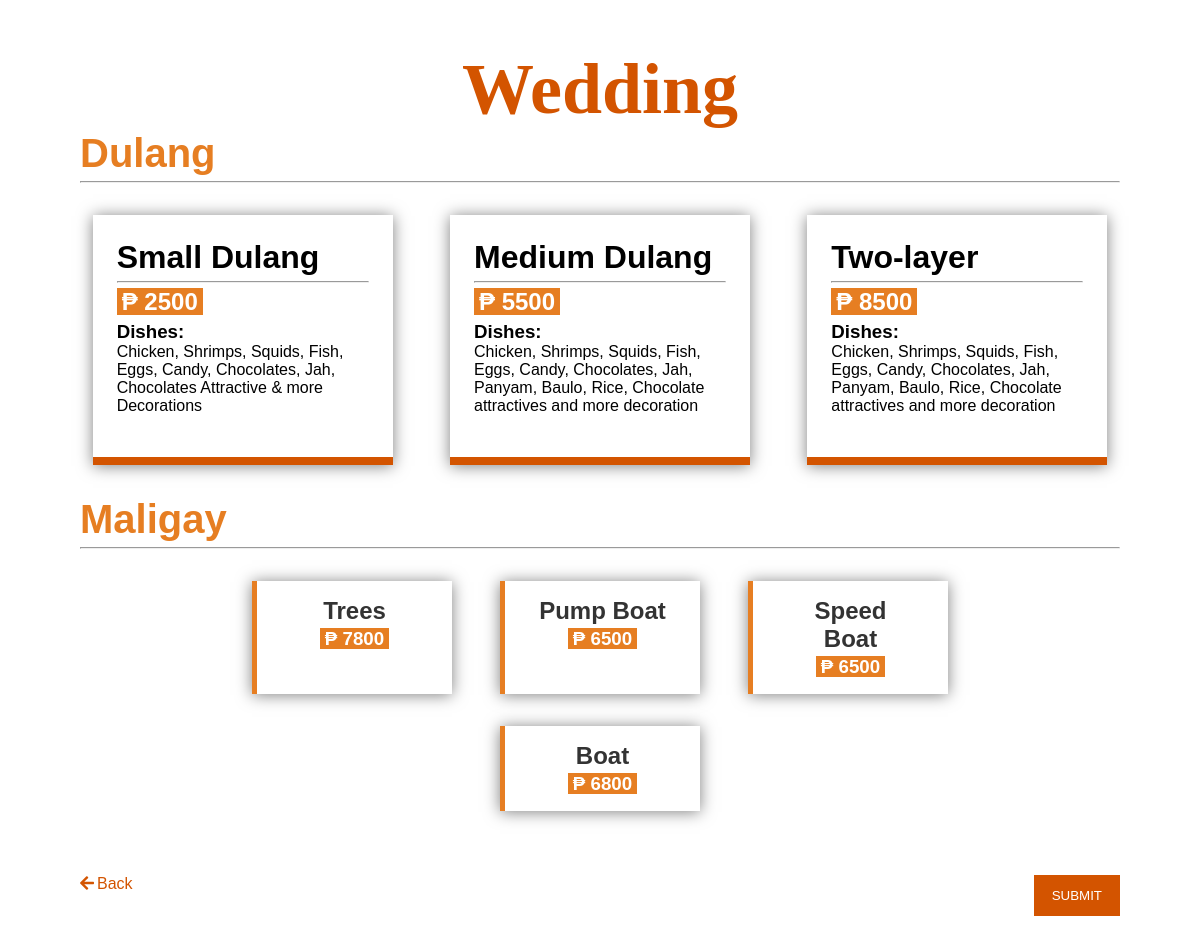
The page /dist/wedding.php on the database its author committed.
### tables this page shows
CREATE TABLE `wedding` (
  `wed_id` int(11) NOT NULL AUTO_INCREMENT,
  `price` double DEFAULT NULL,
  `menu` mediumtext,
  `name` tinytext,
  `recommendation` int(11) DEFAULT NULL,
  PRIMARY KEY (`wed_id`)
);

CREATE TABLE `wedding_addon` (
  `waddon_id` int(11) NOT NULL AUTO_INCREMENT,
  `price` double DEFAULT NULL,
  `name` tinytext,
  PRIMARY KEY (`waddon_id`)
);

### dist/wedding.php (the view, shortened to what this page needs)
<?php
    require ('scripts/database/db.php');
    $dulang = "SELECT * from wedding";
    if($result = mysqli_query($conn, $dulang)){
        $posts = mysqli_fetch_all($result, MYSQLI_ASSOC);
    }else{
        echo 'Error: ' . mysqli_error($conn);
    }
     $maligay = "SELECT * from wedding_addon";
     if($result_m = mysqli_query($conn, $maligay)){
        $maligay_posts = mysqli_fetch_all($result_m, MYSQLI_ASSOC);
    }else{
        echo 'Error: ' . mysqli_error($conn);
    }
?>
<!DOCTYPE html>
<html lang="en">
<head>
    <link rel="stylesheet" href="css/main.css">
    <link rel="stylesheet" href="css/all.min.css">
</head>
<body >
    <main id="event">
        <h1 class="event-title">Wedding</h1>
        <form action="user_info.php" method="get">
            <div class="menu">
                <div class="dish-name">
                    <h1 class="menu-title">Dulang</h1>
                    <hr>
                </div>
                <div class="dishes">
                <?php foreach($posts as $post) : ?>
                <label class="menu-list">
                        <h1 class="menu-name"><?php echo $post['name'];?></h1>
                        <hr>
                        <h2 class="menu-price"> <span class="amount">₱ <?php echo $post['price']; ?></span></h2>
                        <h3 class="menu-dishes">Dishes: </h3>
                        <p class="menu-dish"><?php echo $post['menu']; ?></p>
                    </label>
            <?php endforeach; ?>
                </div>
            </div>
            <div class="addons">
                <div class="dish-name">
                    <h1 class="addons-title">Maligay</h1>
                    <hr>
                </div>
                <div class="dishes">
                <?php foreach($maligay_posts as $maligay_post): ?>
                    <label class="addons-list">
                        <h2 class="addon-title"><?php echo $maligay_post['name'] ?></h2>
                        <h3 class="addon-price"><span class="amount">₱ <?php echo $maligay_post['price'];?></span></h3>
                    </label>
                <?php endforeach; ?>
                </div>
            </div>
            <div class="btns">
            <a href="choose.php" class="btn-link"><i class="fas fa-arrow-left"></i>Back</a>
            <button type="submit" class='btn-sub' name="order-submit">Submit</button>
            </div>
        </form>
    </main>
</body>
</html>

### rows shown on the page
wedding: name "Small Dulang", price "2500", menu "Chicken, Shrimps, Squids, Fish, Eggs, Candy, Chocolates, Jah, Chocolates Attractive & more Decorations"
wedding: name "Medium Dulang", price "5500", menu "Chicken, Shrimps, Squids, Fish, Eggs, Candy, Chocolates, Jah, Panyam, Baulo, Rice, Chocolate attractives and more decoration"
wedding: name "Two-layer", price "8500", menu "Chicken, Shrimps, Squids, Fish, Eggs, Candy, Chocolates, Jah, Panyam, Baulo, Rice, Chocolate attractives and more decoration"
wedding_addon: name "Trees", price "7800"
wedding_addon: name "Pump Boat", price "6500"
wedding_addon: name "Speed Boat", price "6500"
wedding_addon: name "Boat", price "6800"
